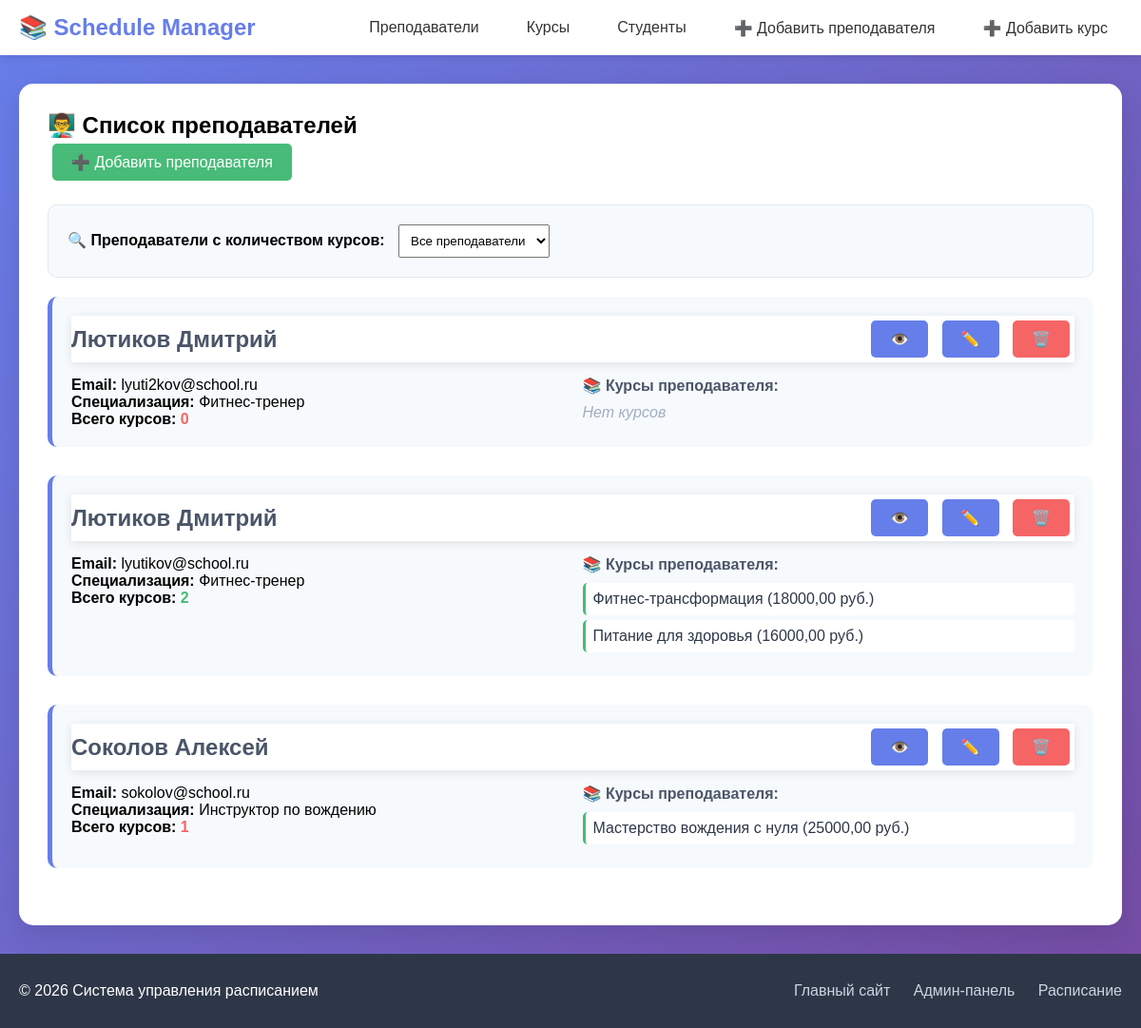
Page /schedule/teachers/ on the earlier database version.
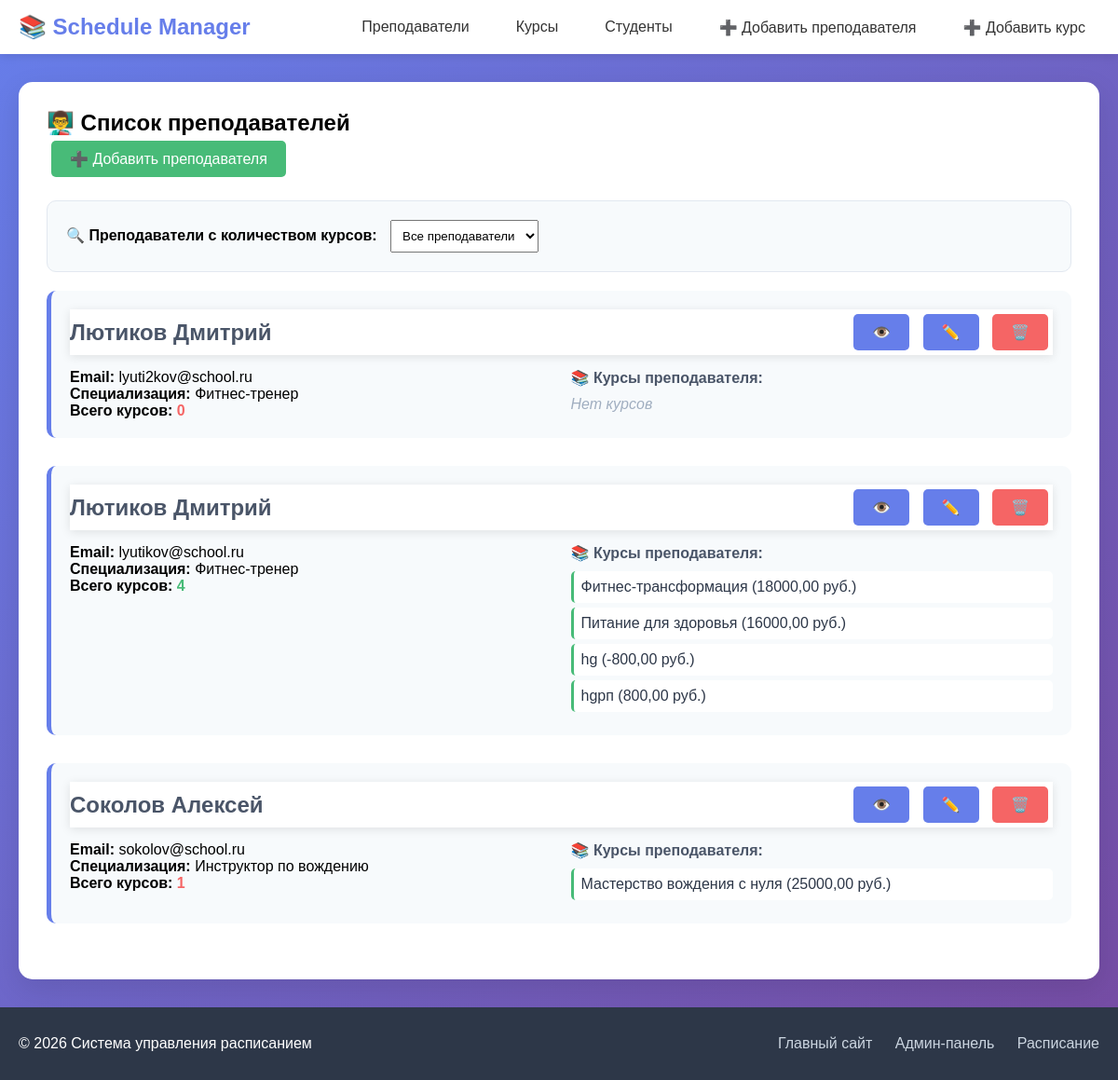
Same page on the later database version.
### schedule/models.py (models this page shows, shortened)
class Teacher(models.Model):
    first_name = models.CharField(
        max_length=50,
        verbose_name="Имя",
        validators=[validate_russian_name],
        help_text="Только русские буквы"
    )
    last_name = models.CharField(
        max_length=50,
        verbose_name="Фамилия",
        validators=[validate_russian_name],
        help_text="Только русские буквы"
    )
    email = models.EmailField(
        unique=True,
        verbose_name="Email",
        help_text="example@school.ru"
    )
    phone = models.CharField(
        max_length=20,
        blank=True,
        null=True,
        verbose_name="Телефон",
        validators=[validate_phone_number],
        help_text="Формат: +7 123 456-78-90"
    )
    specialization = models.CharField(
        max_length=200,
        verbose_name="Специализация",
        help_text="Например: Программирование, Математика"
    )
    experience_years = models.IntegerField(
        verbose_name="Стаж (лет)",
        default=0,
        validators=[validate_experience_years, MinValueValidator(0), MaxValueValidator(50)],
        help_text="От 0 до 50 лет"
    )
    hire_date = models.DateField(
        verbose_name="Дата найма",
        null=True,
        blank=True
    )
    is_active = models.BooleanField(
        default=True,
        verbose_name="Активен"
    )
    degree = models.CharField(
        max_length=100,
        choices=[
            ('bachelor', 'Бакалавр'),
            ('master', 'Магистр'),
            ('phd', 'Кандидат наук'),
            ('doctor', 'Доктор наук'),
            ('professor', 'Профессор'),
        ],
        default='master',
        verbose_name="Ученая степень"
    )
    rating = models.DecimalField(
        max_digits=3,
        decimal_places=2,
        default=0,
        validators=[MinValueValidator(0), MaxValueValidator(5)],
        verbose_name="Рейтинг (0-5)"
    )
    salary = models.DecimalField(
        max_digits=10,
        decimal_places=2,
        default=0,
        validators=[MinValueValidator(0)],
        verbose_name="Зарплата (руб)"
    )
    class Meta:
        verbose_name = "Преподаватель"
        verbose_name_plural = "Преподаватели"
        ordering = ['last_name', 'first_name']

class Course(models.Model):
    title = models.CharField(
        max_length=200,
        unique=True,
        verbose_name="Название",
        help_text="Уникальное название курса"
    )
    teacher = models.ForeignKey(
        Teacher,
        on_delete=models.SET_NULL,
        null=True,
        blank=True,
        related_name='courses'
    )
    price = models.DecimalField(
        max_digits=10,
        decimal_places=2,
        validators=[MinValueValidator(0)],
        verbose_name="Цена (руб)"
    )
    level = models.CharField(
        max_length=50,
        choices=[
            ('beginner', 'Начинающий'),
            ('intermediate', 'Средний'),
            ('advanced', 'Продвинутый'),
            ('expert', 'Эксперт'),
        ],
        default='beginner',
        verbose_name="Уровень сложности"
    )
    duration_hours = models.IntegerField(
        default=40,
        validators=[MinValueValidator(1), MaxValueValidator(500)],
        verbose_name="Длительность (часов)"
    )
    max_students = models.IntegerField(
        default=30,
        validators=[MinValueValidator(1), MaxValueValidator(100)],
        verbose_name="Максимум студентов"
    )
    is_active = models.BooleanField(
        default=True,
        verbose_name="Курс активен"
    )
    class Meta:
        verbose_name = "Курс"
        verbose_name_plural = "Курсы"

### schedule/views.py (the view)
# urls.py: path('teachers/', views.teacher_list, name='teacher_list'),
def teacher_list(request):
    teachers = Teacher.objects.annotate(
        course_count=Count('courses')
    )
    min_courses = request.GET.get('min_courses')
    if min_courses:
        teachers = teachers.filter(course_count__gte=int(min_courses))
    return render(request, 'schedule/teacher_list.html', {
        'teachers': teachers,
        'min_courses': min_courses
    })

### schedule/templates/schedule/teacher_list.html (shortened to what this page needs)
{% extends 'schedule/base.html' %}
{% block content %}
<section>
    <h1>👨‍🏫 Список преподавателей</h1>
    <a href="/schedule/teachers/create/" class="btn btn-success">➕ Добавить преподавателя</a>
    <div class="filter-bar">
        <form method="get">
            <label for="min_courses"><strong>🔍 Преподаватели с количеством курсов:</strong></label>
            <select name="min_courses" id="min_courses" onchange="this.form.submit()" style="padding: 8px; margin: 0 10px;">
                <option value="">Все преподаватели</option>
            </select>
        </form>
    </div>
    {% for teacher in teachers %}
    <article style="margin-bottom: 30px; padding: 20px; background: #f7fafc; border-radius: 10px; border-left: 5px solid #667eea;">
        <header style="display: flex; justify-content: space-between; align-items: center; margin-bottom: 15px;">
            <h2 style="color: #4a5568;">{{ teacher.last_name }} {{ teacher.first_name }}</h2>
            <div>
                <a href="/schedule/teachers/{{ teacher.id }}/" class="btn">👁️</a>
                <a href="/schedule/teachers/{{ teacher.id }}/update/" class="btn">✏️</a>
                <a href="/schedule/teachers/{{ teacher.id }}/delete/" class="btn btn-danger">🗑️</a>
            </div>
        </header>
        <div style="display: grid; grid-template-columns: 1fr 1fr; gap: 20px;">
            <div>
                <p><strong>Email:</strong> {{ teacher.email }}</p>
                <p><strong>Специализация:</strong> {{ teacher.specialization }}</p>
                <p><strong>Всего курсов:</strong>
                    <span style="font-weight: bold; color: {% if teacher.courses.count >= 2 %}#48bb78{% else %}#f56565{% endif %};">
                        {{ teacher.courses.count }}
                    </span>
                </p>
            </div>
            <div>
                <h4 style="color: #4a5568; margin-bottom: 10px;">📚 Курсы преподавателя:</h4>
                {% if teacher.courses.all %}
                <ul style="list-style-type: none; padding: 0;">
                    {% for course in teacher.courses.all %}
                    <li style="padding: 8px; margin: 5px 0; background: white; border-radius: 5px; border-left: 3px solid #48bb78;">
                        <a href="/schedule/courses/{{ course.id }}/" style="color: #2d3748; text-decoration: none;">
                            {{ course.title }} ({{ course.price }} руб.)
                        </a>
                    </li>
                    {% endfor %}
                </ul>
                {% else %}
                <p style="color: #a0aec0; font-style: italic;">Нет курсов</p>
                {% endif %}
            </div>
        </div>
    </article>
    {% endfor %}
</section>
{% endblock %}

Differences in the rows shown:
computed for Teacher "lyutikov@school.ru": courses.count "2" → "4"
added Course: title "hg", price "-800,00", shown under Teacher "lyutikov@school.ru"
added Course: title "hgрп", price "800,00", shown under Teacher "lyutikov@school.ru"
